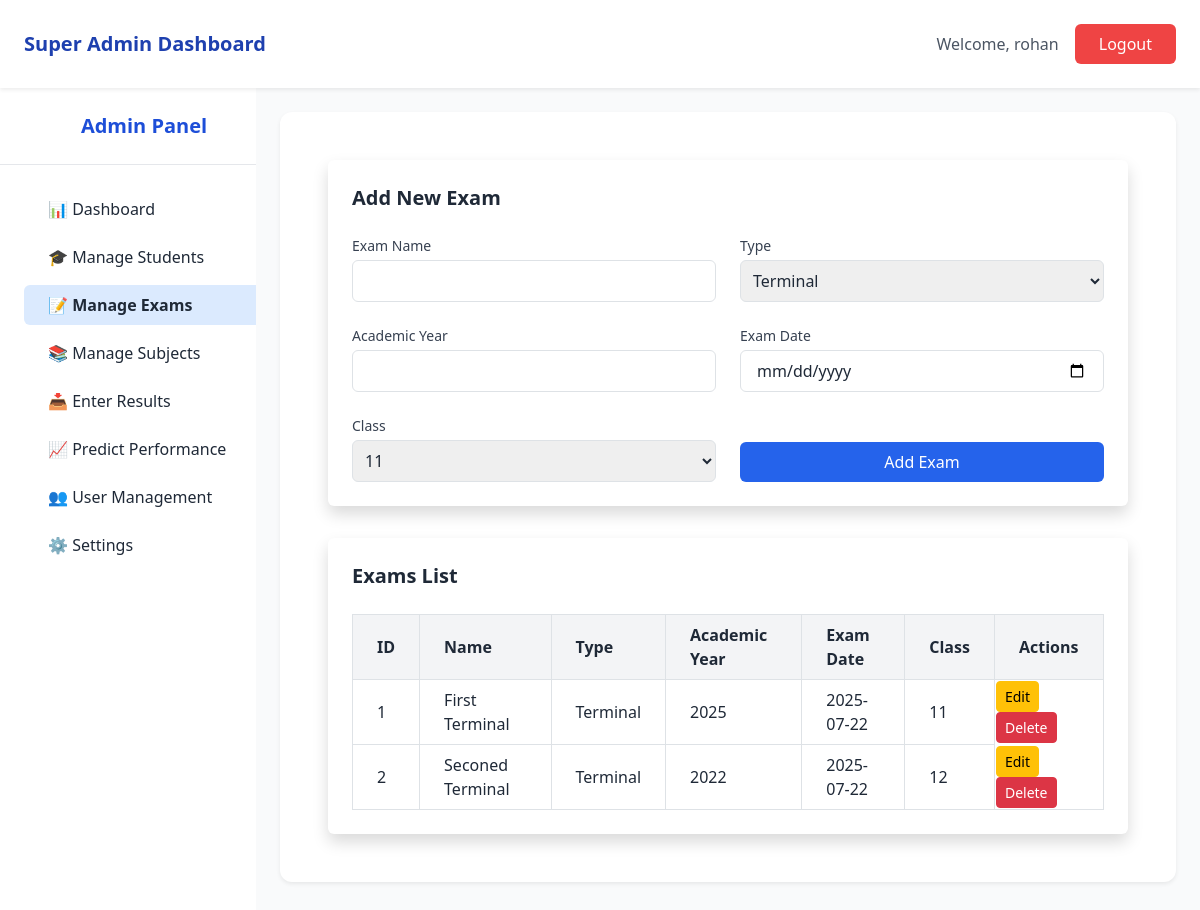
The app's page /app/superadmin/exams/manage_exams.php (signed in) with its own data.
### tables this page shows
CREATE TABLE `exams` (
  `id` int(11) NOT NULL,
  `name` varchar(100) DEFAULT NULL,
  `type` enum('terminal','test') DEFAULT 'terminal',
  `academic_year` varchar(10) DEFAULT NULL,
  `exam_date` date NOT NULL,
  `class` enum('11','12') DEFAULT NULL
);

### app/superadmin/exams/manage_exams.php (called while the page is built, shortened)
<?php
require_once __DIR__ . '/../../classes/DB.php';
require_once __DIR__ . '/../../classes/Auth.php';
require_once __DIR__ . '/../../classes/ExamController.php';
$controller = new ExamController();
$result = $controller->getAllExams();
$exam=$result->fetch_assoc();
$activePage = 'manage_exams';
include __DIR__ . '/../layout.php';

### app/classes/DB.php (called while the page is built, shortened)
<?php
class DB {
    private static $instance = null;
    private $host = "localhost";
    private $user = "root";
    private $pass = "";
    private $dbname = "srps";
    private function __construct() {
        $this->conn = new mysqli($this->host, $this->user, $this->pass, $this->dbname);
    }
    public static function getConnection() {
        if (self::$instance === null) {
            self::$instance = new DB();
        }
        return self::$instance->conn;
    }
}

### app/classes/ExamController.php (called while the page is built, shortened)
<?php
require_once __DIR__ . '/DB.php';
class ExamController {
    private $conn;
    public function __construct() {
       $this->conn = DB::getConnection();
    }
    public function getAllExams() {
        $query = "SELECT * FROM exams ORDER BY exam_date DESC";
        $result = $this->conn->query($query);
        return $result;
    }
}
?>

### app/classes/Auth.php (called while the page is built, shortened)
<?php
class Auth {
    public static function user() {
        return [
            'id' => $_SESSION['user_id'] ?? null,
            'username' => $_SESSION['username'] ?? null,
            'role' => $_SESSION['role'] ?? null
        ];
    }
}

### app/superadmin/views/exam_view.php (the view, shortened to what this page needs)
<div class="max-w-7xl mx-auto p-6 space-y-8">
  <div class="bg-white p-6 rounded shadow max-w-full">
    <h2 class="text-xl font-semibold mb-6">Add New Exam</h2>
    <form method="POST" action="add_exam_process.php" class="grid grid-cols-2 gap-6">
      <div>
        <label for="name" class="block text-sm font-medium text-gray-700 mb-1">Exam Name</label>
        <input type="text" name="name" id="name" required
               class="w-full border rounded px-3 py-2 focus:outline-none focus:ring-2 focus:ring-blue-500"
               value="<?= htmlspecialchars($_SESSION['formData']['name'] ?? '') ?>">
      </div>
      <div>
        <label for="type" class="block text-sm font-medium text-gray-700 mb-1">Type</label>
        <?php $currentType = $exam['type'] ?? ''; ?>
<select name="type" required class="w-full border p-2 rounded">
    <option value="terminal" <?= $currentType === 'terminal' ? 'selected' : '' ?>>Terminal</option>
</select>
      </div>
      <div>
        <label for="academic_year" class="block text-sm font-medium text-gray-700 mb-1">Academic Year</label>
        <input type="text" name="academic_year" id="academic_year" required
               class="w-full border rounded px-3 py-2 focus:outline-none focus:ring-2 focus:ring-blue-500"
               value="<?= htmlspecialchars($_SESSION['formData']['academic_year'] ?? '') ?>">
      </div>
      <div>
        <label for="exam_date" class="block text-sm font-medium text-gray-700 mb-1">Exam Date</label>
        <input type="date" name="exam_date" id="exam_date" required
               class="w-full border rounded px-3 py-2 focus:outline-none focus:ring-2 focus:ring-blue-500"
               value="<?= htmlspecialchars($_SESSION['formData']['exam_date'] ?? '') ?>">
      </div>
      <div>
        <label for="class" class="block text-sm font-medium text-gray-700 mb-1">Class</label>
<select name="class" required class="w-full border p-2 rounded">
    <option value="11" <?= $currentType === '11' ? 'selected' : '' ?>>11</option>
</select>
      </div>
      <div class="flex items-end">
        <button type="submit"
                class="w-full bg-blue-600 text-white rounded px-4 py-2 hover:bg-blue-700 transition">
          Add Exam
        </button>
      </div>
    </form>
  </div>
  <div class="bg-white p-6 rounded shadow max-w-full overflow-x-auto">
    <h2 class="text-xl font-semibold mb-6">Exams List</h2>
    <table class="min-w-full table-auto border-collapse border border-gray-300">
      <thead>
        <tr class="bg-gray-100">
          <th class="border border-gray-300 px-4 py-2">ID</th>
          <th class="border border-gray-300 px-4 py-2">Name</th>
          <th class="border border-gray-300 px-4 py-2">Type</th>
          <th class="border border-gray-300 px-4 py-2">Academic Year</th>
          <th class="border border-gray-300 px-4 py-2">Exam Date</th>
          <th class="border border-gray-300 px-4 py-2">Class</th>
          <th class="border border-gray-300 px-4 py-2">Actions</th>
        </tr>
      </thead>
      <tbody>
        <?php foreach ($result as $exam): ?>
          <tr>
            <td class="border border-gray-300 px-4 py-2"><?= htmlspecialchars($exam['id']) ?></td>
            <td class="border border-gray-300 px-4 py-2"><?= htmlspecialchars($exam['name']) ?></td>
            <td class="border border-gray-300 px-4 py-2"><?= htmlspecialchars(ucfirst($exam['type'])) ?></td>
            <td class="border border-gray-300 px-4 py-2"><?= htmlspecialchars($exam['academic_year']) ?></td>
            <td class="border border-gray-300 px-4 py-2"><?= htmlspecialchars($exam['exam_date']) ?></td>
            <td class="border border-gray-300 px-4 py-2"><?= htmlspecialchars($exam['class']) ?></td>
            <td>
            <a href="/srps/app/superadmin/exams/edit_exam.php?id=<?= htmlspecialchars($exam['id']) ?>" class="btn btn-sm btn-warning">Edit</a>
            <a href="/srps/app/superadmin/exams/delete_exam.php?id=<?= htmlspecialchars($exam['id']) ?>" onclick="return confirm('Are you sure you want to delete this exam?');" class="btn btn-sm btn-danger">Delete</a>
          </td>
          </tr>
        <?php endforeach; ?>
      </tbody>
    </table>
  </div>
</div>

### app/superadmin/layout.php (shortened to what this page needs)
<?php
include $content;
$mainContent = ob_get_clean();
?>
<!DOCTYPE html>
<html lang="en">
<head>
  <link href="https://cdn.jsdelivr.net/npm/bootstrap@5.3.0/dist/css/bootstrap.min.css" rel="stylesheet" />
  <script src="https://cdn.tailwindcss.com"></script>
</head>
<body class="bg-gray-100 text-gray-800">
  <?php include 'components/header.php'; ?>
  <div class="min-h-screen flex">
    <aside class="w-64 bg-white shadow-md">
      <?php include 'components/sidebar.php'; ?>
    </aside>
    <main class="flex-1 p-6 bg-gray-50">
      <div class="bg-white p-6 rounded-xl shadow-sm">
        <?= $mainContent ?>
      </div>
    </main>
  </div>
</body>
</html>

### app/superadmin/components/header.php (shortened to what this page needs)
<?php
require_once __DIR__ . '/../../classes/Auth.php';
$user = Auth::user();
$username = $user['username'] ?? 'Guest';
?>
<header class="bg-white shadow-sm sticky top-0 z-50">
    <div class="max-w-full mx-auto px-6 py-4 flex items-center justify-between">
        <h1 class="text-xl font-bold text-blue-800">Super Admin Dashboard</h1>
        <div class="flex items-center space-x-4">
            <span class="text-gray-600">Welcome, <?= htmlspecialchars($username) ?></span>
<a href="/srps/app/logout.php" class="bg-red-500 text-white px-4 py-2 rounded hover:bg-red-600 transition">Logout</a>        </div>
    </div>
</header>

### app/superadmin/components/sidebar.php
<?php
$activePage = $activePage ?? '';
?>
<aside class="w-72 transition-all duration-300 bg-white shadow-md flex flex-col h-screen overflow-y-auto">
  <div class="p-6 text-center border-b">
    <h2 class="text-xl font-bold text-blue-700">Admin Panel</h2>
  </div>
  <nav class="p-4 flex flex-col space-y-2">
    <a href="/srps/app/superadmin/dashboard.php" class="flex items-center gap-2 py-2 px-4 rounded hover:bg-blue-100 font-medium text-gray-800 <?= $activePage === 'dashboard' ? 'bg-blue-100 font-semibold text-blue-700' : '' ?>">
      📊 Dashboard
    </a>
    <a href="/srps/app/superadmin/students/manage_students.php" class="flex items-center gap-2 py-2 px-4 rounded hover:bg-blue-100 text-gray-800 <?= $activePage === 'manage_students' ? 'bg-blue-100 font-semibold text-blue-700' : '' ?>">
      🎓 Manage Students
    </a>
    <a href="/srps/app/superadmin/exams/manage_exams.php" class="flex items-center gap-2 py-2 px-4 rounded hover:bg-blue-100 text-gray-800 <?= $activePage === 'manage_exams' ? 'bg-blue-100 font-semibold text-blue-700' : '' ?>">
      📝 Manage Exams
    </a>
    <a href="/srps/app/superadmin/subjects/manage_subjects.php" class="flex items-center gap-2 py-2 px-4 rounded hover:bg-blue-100 text-gray-800 <?= $activePage === 'manage_subjects' ? 'bg-blue-100 font-semibold text-blue-700' : '' ?>">
  📚 Manage Subjects
</a>
    <a href="enter_results.php" class="flex items-center gap-2 py-2 px-4 rounded hover:bg-blue-100 text-gray-800 <?= $activePage === 'enter_results' ? 'bg-blue-100 font-semibold text-blue-700' : '' ?>">
      📥 Enter Results
    </a>
    <a href="predict_performance.php" class="flex items-center gap-2 py-2 px-4 rounded hover:bg-blue-100 text-gray-800 <?= $activePage === 'predict_performance' ? 'bg-blue-100 font-semibold text-blue-700' : '' ?>">
      📈 Predict Performance
    </a>
    <a href="user_management.php" class="flex items-center gap-2 py-2 px-4 rounded hover:bg-blue-100 text-gray-800 <?= $activePage === 'user_management' ? 'bg-blue-100 font-semibold text-blue-700' : '' ?>">
      👥 User Management
    </a>
    <a href="settings.php" class="flex items-center gap-2 py-2 px-4 rounded hover:bg-blue-100 text-gray-800 <?= $activePage === 'settings' ? 'bg-blue-100 font-semibold text-blue-700' : '' ?>">
      ⚙️ Settings
    </a>
  </nav>
</aside>

### records on screen
exams: type "Terminal", id "1", name "First Terminal", academic_year "2025", exam_date "2025-07-22", class "11"
exams: id "2", name "Seconed Terminal", type "Terminal", academic_year "2022", exam_date "2025-07-22", class "12"

### other values on screen
$username "rohan"
